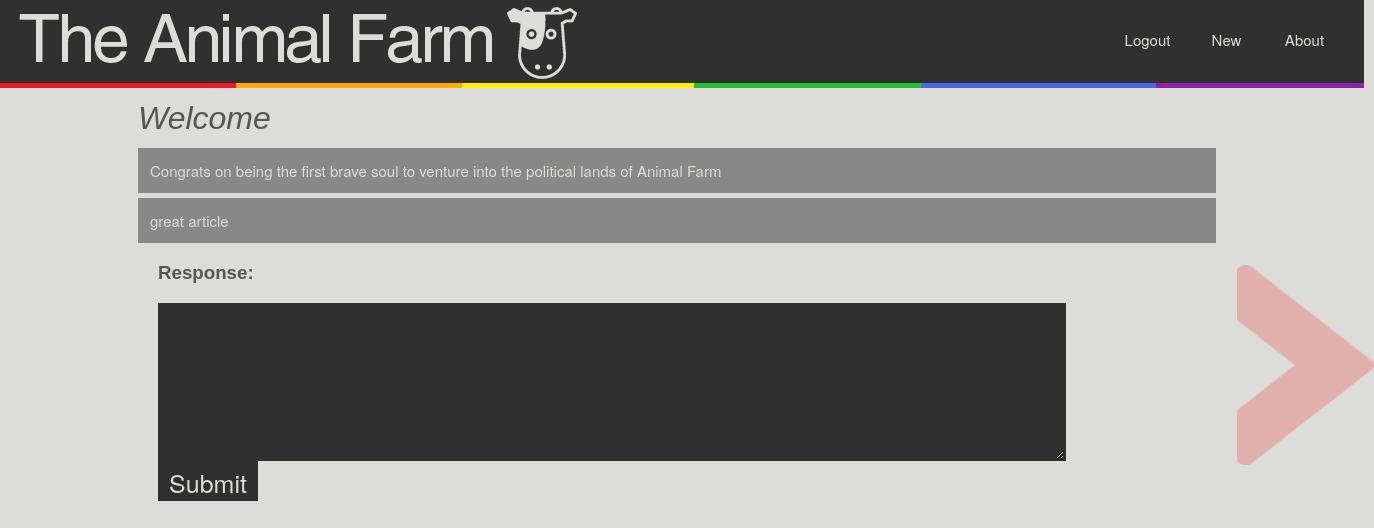
Page /discussion/1 (signed in) on the committed database.
### tables this page shows
CREATE TABLE topics (
  id integer primary key autoincrement,
  title text not null,
  text text not null
);

CREATE TABLE comments(
  topicid integer, 
  userid integer,
  animal_username text not null,
  comment text not null,  
  time integer,
  FOREIGN KEY(topicid) REFERENCES topics(id)
  FOREIGN KEY(userid) REFERENCES users(id)
);

### animalfarm.py (the view)
@app.route('/discussion/<page_num>')
def pages(page_num):
	pro = True
	page_num = int(page_num)
	session['topic_id'] = page_num
	session['current_page'] = request.path
	cur = g.db.execute('SELECT max(id) FROM topics')
	limit = cur.fetchone()[0]
	if page_num > limit:
		return redirect(url_for('invalid_topic'))
	cur = g.db.execute('SELECT title, text FROM topics WHERE id=:uid', {'uid': page_num})
	row = cur.fetchone()
	cur = g.db.execute('SELECT * FROM comments WHERE topicid=:uid', {'uid': page_num})
	commentList = cur.fetchall()
	return render_template('HomePage.html', row=row, comments=commentList, debug=DEBUG, pro=pro)

### animalfarm.py (called while the page is built)
def connect_db():
	return sqlite3.connect(app.config['DATABASE'])

@app.before_request
def before_request():
	g.db = connect_db()
	g.db.execute('PRAGMA foreign_keys= ON')

@app.teardown_request
def teardown_request(exception):
	db = getattr(g, 'db', None)
	if db is not None:
		db.close()

### templates/HomePage.html (shortened to what this page needs)
<!DOCTYPE html>
<html>
<body>
	<link rel="stylesheet" type="text/css" href="{{ url_for('static', filename='AnimalFarmCSS.css') }}">
	<img src="{{ url_for('static', filename='AnimalFarm_3_edit.png')}}" alt="Nice Logo" width = "100%" height = "100%" class = "header">
	{% if not session.get('logged_in') %}
		<a href="{{ url_for('login') }}" class="login" >Login</a>
	{% else %}
		<a href="{{ url_for('logout') }}" class="login">Logout</a>
	{% endif %}
	{% if not session.get('logged_in') %}
		<a href="{{ url_for('signup') }}" class="signup">Signup</a>
	{% else %}
		<a href="{{ url_for('new_post') }}" class="signup">New</a>
	{% endif %}
	<a href="{{ url_for('about') }}" class="about"> About </a>
	<a href="{{ url_for('new_url') }}"> <img src = "{{ url_for('static', filename='arrow.png')}}" alt = "FFF" class = "arrow"> </a>
	{% if row %}
	<h1> {{row[0]}} </h1>
	<p class={%if pro%}"boxitpro"{%else%}"boxitcon"{%endif%}>
		{{row[1]}}
	</p>
	{% endif %}
	{% for i in comments %}
	<p  class={%if pro%}"boxitpro"{%else%}"boxitcon"{%endif%}>{{i[3]}}</p>
	{% endfor %}
 	<h3>Response:</h3>
 	<form method="post" action="/comment">
 		<textarea rows="4" cols="60" class = "bodyfield"  name = "Response"> </textarea>
 		<input type="submit" value="Submit" class = "buttonish">
 	</form>
</body>
</html>

### static/AnimalFarmCSS.css (style rules this page uses)
html { background-color: #DCDDD8; margin-left: 150px; margin-right: 150px; margin-bottom: 100px; overflow-x: hidden; }
h1 { font-family: helvetica; font-size: 100; font-style: italic; font-weight: lighter; margin-top: -70px; margin-left: -20px; color: #575555; }
h3 { font-family: helvetica; font-size: 14; font-weight: bolder; color: #575555; }
input { display: block; height: 40px; width: 350px; background: #303030; border: 2px solid #303030; color: #dcddd8; text-align: left; font: 24px "Helvetica Neue", Arial, Helvetica, Geneva, sans-serif; text-decoration: none; }
p { font-family: sans-serif; margin-top: -10px; margin-left: -20px; color: #716f6c; }
.boxitpro { display: block; height: 100%; width: 100%px; padding: 10px 10px 10px 10px; background: #898888; border: 2px solid #898888; color: #dcddd8; text-align: left; font: 15px"Helvetica Neue", Arial, Helvetica, Geneva, sans-serif; text-decoration: none; border-radius: 0px; z-index: -999; }
.bodyfield { display: block; height: 150px; width: 900px; background: #303030; border: 2px solid #303030; color: #dcddd8; text-align: left; font: 12px "Helvetica Neue", Arial, Helvetica, Geneva, sans-serif; text-decoration: none; }
.header { position: static; margin-left: -160px; margin-top: -11px; width: auto; height: auto; }
.arrow { margin-top: 215px; opacity: .2; height: 25%; width: 10%; position: fixed; right: 0px; top: 50px; z-index: -99; }
.login { display: block; height: 22px; width: 75px; background: transparent; border: 2px solid transparent; color: #dcddd8; text-align: center; font: 15px "Helvetica Neue", Arial, Helvetica, Geneva, sans-serif; text-decoration: none; border-radius: 0px; position: relative; left: 950px; top: -65px; z-index: 999; }
.signup { display: block; height: 22px; width: 75px; background: transparent; border: 2px solid transparent; color: #dcddd8; text-align: center; font: 15px "Helvetica Neue", Arial, Helvetica, Geneva, sans-serif; text-decoration: none; border-radius: 0px; position: relative; left: 1029px; top: -91px; z-index: 999; }
.about { display: block; height: 22px; width: 75px; background: transparent; border: 2px solid transparent; color: #dcddd8; text-align: center; font: 15px "Helvetica Neue", Arial, Helvetica, Geneva, sans-serif; text-decoration: none; border-radius: 0px; position: relative; left: 1107px; top: -117px; z-index: 999; }
.buttonish { display: block; height: 40px; width: 100px; background: #303030; border: 2px solid #303030; color: #dcddd8; text-align: center; font: 25px "Helvetica Neue", Arial, Helvetica, Geneva, sans-serif; text-decoration: none; }

### rows in the picture
topics: title "Welcome", text "Congrats on being the first brave soul to venture into the political lands of Animal Farm"
comments: comment "great article"
